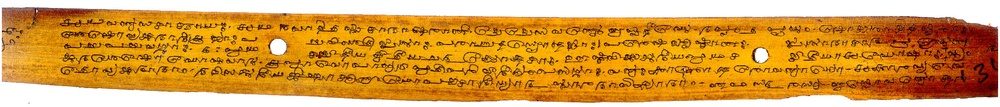
#> input picture resources/1.jpg, 1000 x 107 px, shrunk from 2104 x 226 before the run, found by its file name
$ python fgextraction.py
#> lines starting #> are read from the running program, lines starting #| are printed output that depends on the picture; after the words box and inside, x2 and y2 are one past the last pixel; in counts of white or black regions, pixels touching at a corner belong together
# -*- coding: utf-8 -*-
"""
Created on Fri Mar 20 17:35:31 2015

@author: suryo
"""


import cv2
import numpy as np
from matplotlib import pyplot as plt

kernel1 = np.ones((5,5),np.uint8)
kernel2 = np.ones((3,3),np.uint8)
clahe = cv2.createCLAHE(clipLimit=2.0, tileGridSize=(8,8))

#img = cv2.imread('/home/suryo/Image_Processing_Exercises/resources/1.jpg',0)
#img = cv2.imread('/home/suryo/Image_Processing_Exercises/resources/book2/o8.jpg',0)

img = cv2.imread('/home/suryo/Image_Processing_Exercises/resources/1.jpg',0)
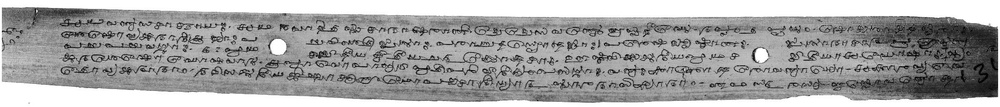
#> img: shape (107, 1000); min 0, max 255, mean 163.7
cv2.imshow('original', img)

img_dilate = cv2.dilate(img,kernel1,iterations = 3)
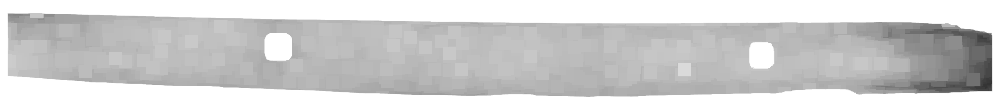
#> img_dilate: shape (107, 1000); min 51, max 255, mean 206.9
cv2.imshow('img_erode', img_dilate)

inv = 255 - img_dilate
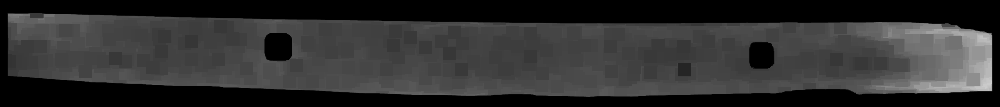
#> inv: shape (107, 1000); min 0, max 204, mean 48.1
cv2.imshow('inv', inv)

thresh = 1
noise_mask = cv2.threshold(inv, thresh, 255, cv2.THRESH_BINARY)[1]
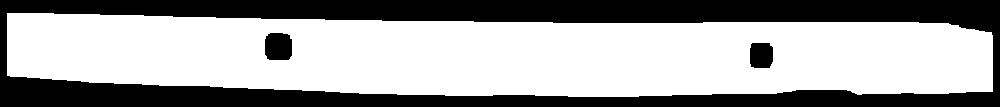
#> noise_mask: shape (107, 1000); 64.2% white; 3 black regions, box (x1, y1, x2, y2) and area: (0, 0, 1000, 107) 37123, (265, 33, 292, 60) 675, (750, 43, 773, 68) 540

cv2.imshow('noise_mask', noise_mask)
"""
thresh = 1
noise_mask = cv2.threshold(inv, thresh, 255, cv2.THRESH_BINARY)[1]

noise_mask = cv2.adaptiveThreshold(inv,255,cv2.ADAPTIVE_THRESH_GAUSSIAN_C,\
            cv2.THRESH_BINARY,11,2)
cv2.imshow('noise_mask', noise_mask)
"""

cv2.waitKey(0)
cv2.destroyAllWindows()

$ run again, with resources/2.jpg copied over resources/1.jpg
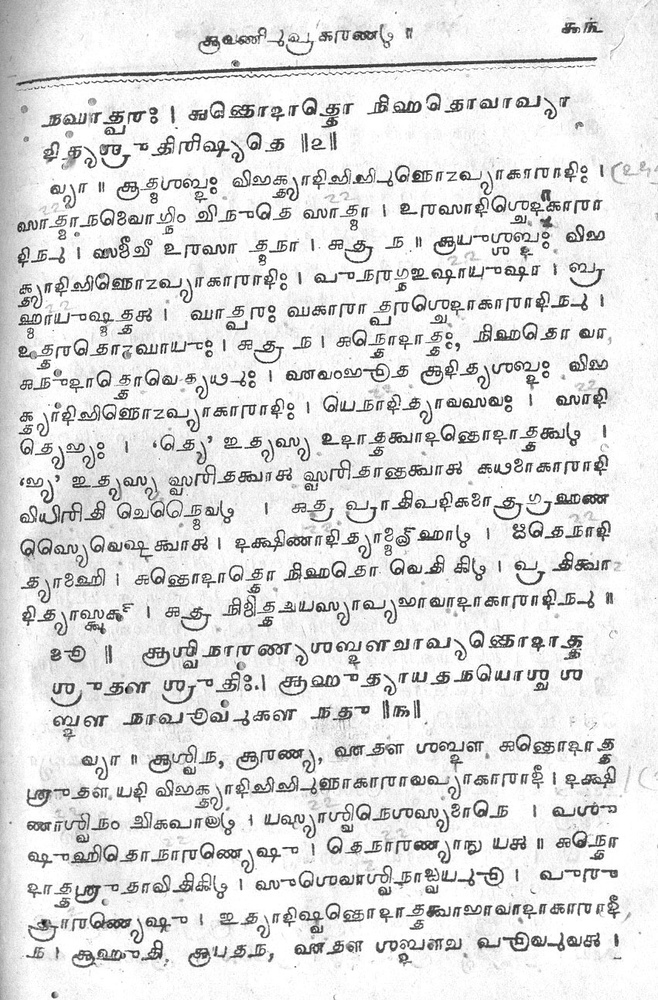
#> input picture resources/2.jpg, 658 x 1000 px, shrunk from 851 x 1294 before the run, found by its file name
#> img is the input picture: shape (1000, 658); min 0, max 255, mean 223.6
#> `img_dilate = cv2.dilate(img,kernel1,iterations = 3)`:
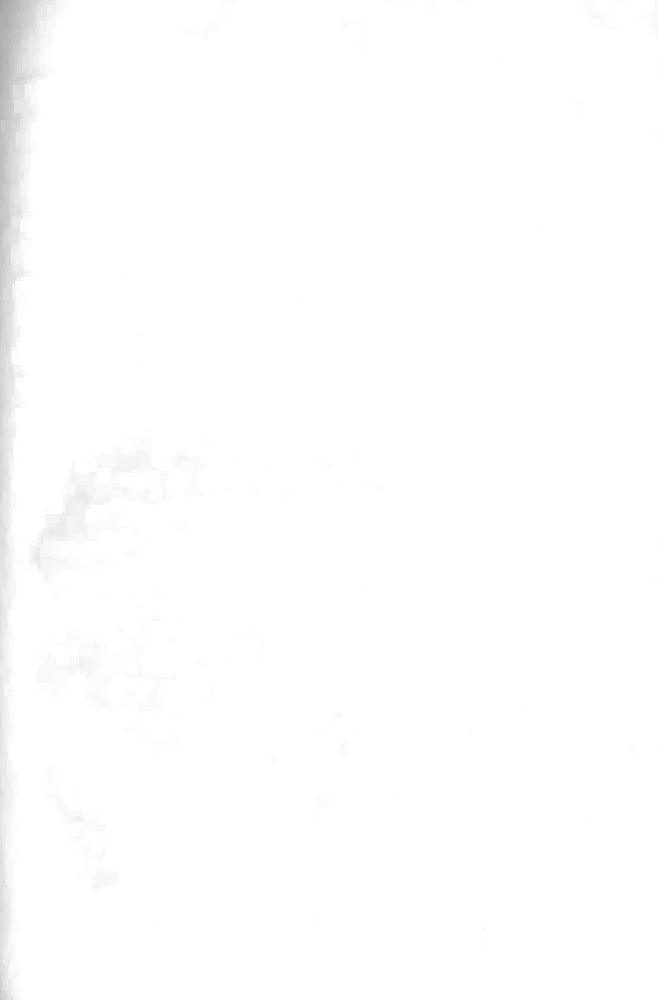
#> img_dilate: shape (1000, 658); min 162, max 255, mean 253.9
#> `noise_mask = cv2.threshold(inv, thresh, 255, cv2.THRESH_BINARY)[1]`:
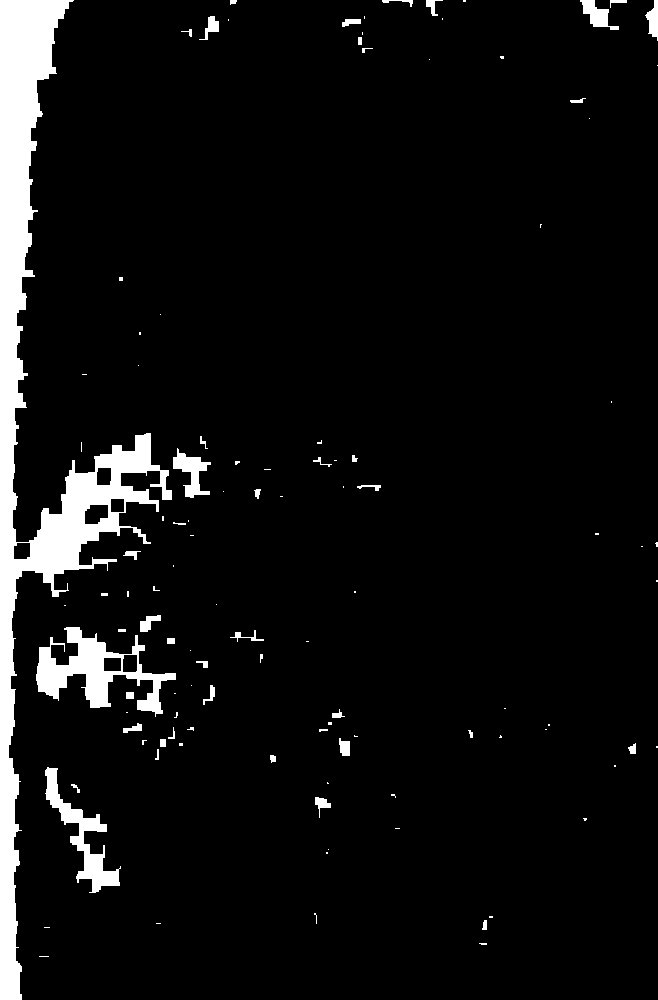
#> noise_mask: shape (1000, 658); 6.4% white; 111 white regions (67 under 20 px), largest, box (x1, y1, x2, y2) and area: (0, 0, 172, 1000) 31095, (36, 627, 176, 717) 4519, (45, 767, 121, 893) 2372
